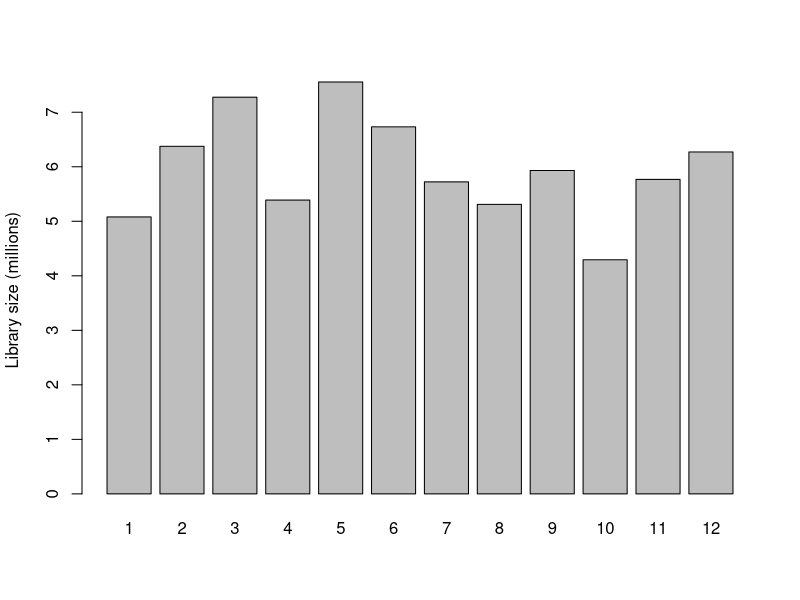
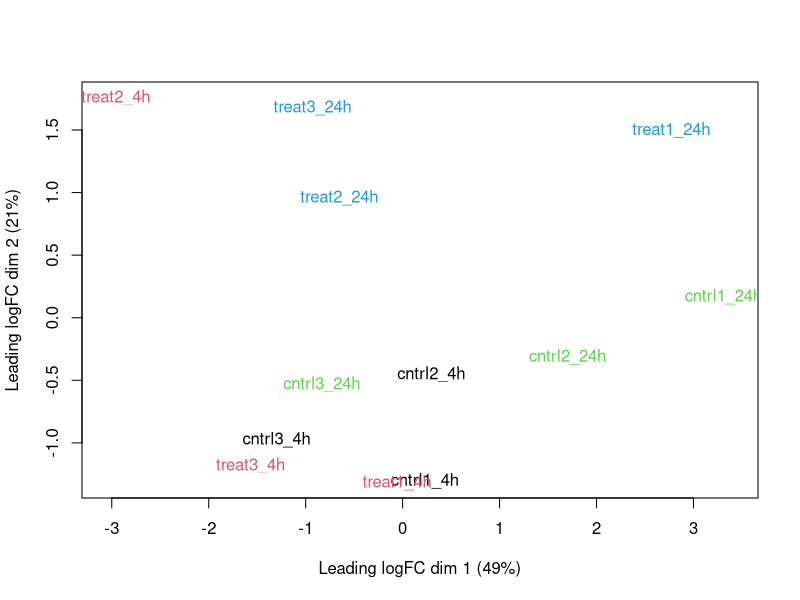
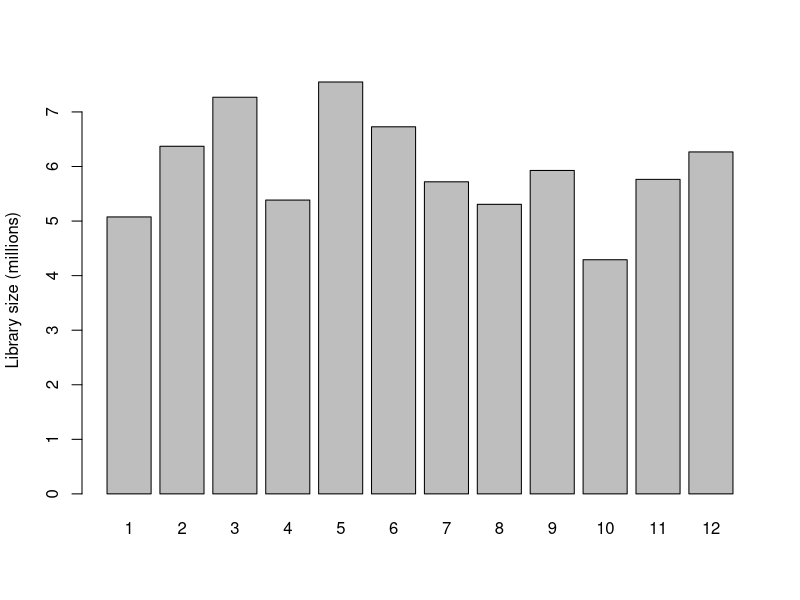
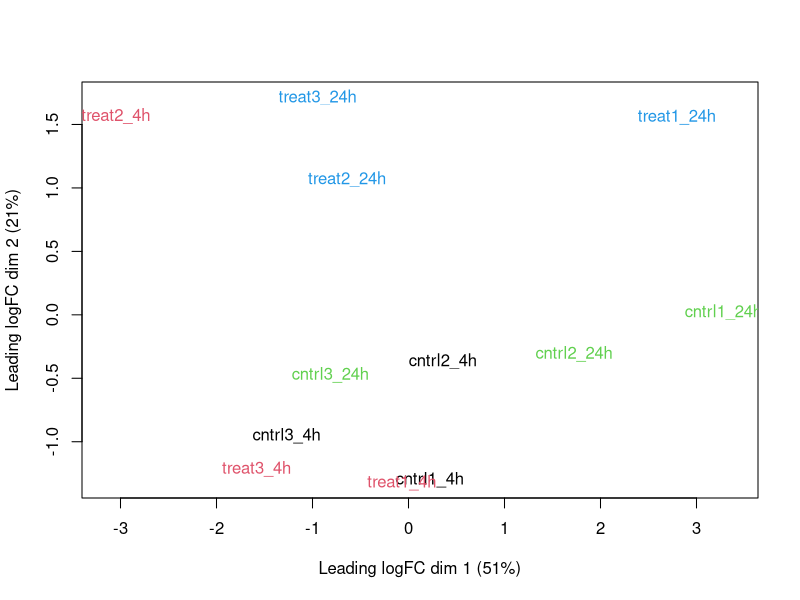
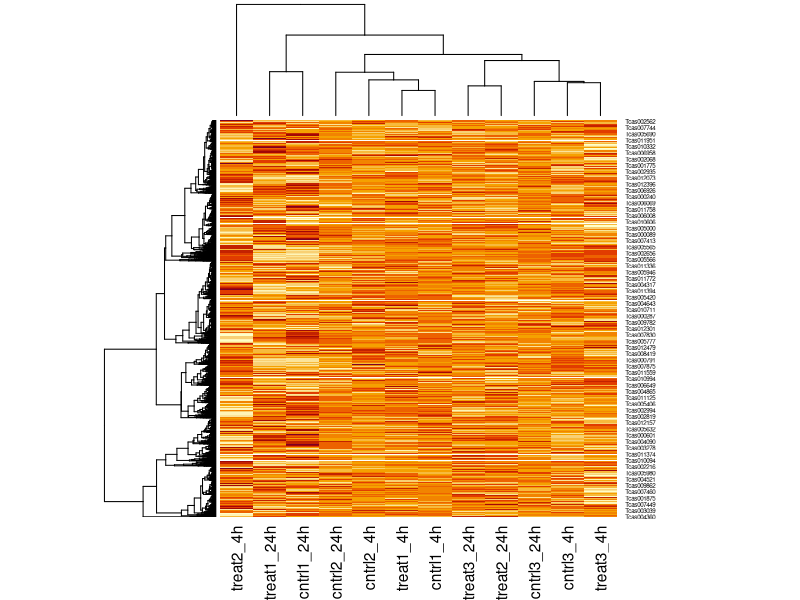
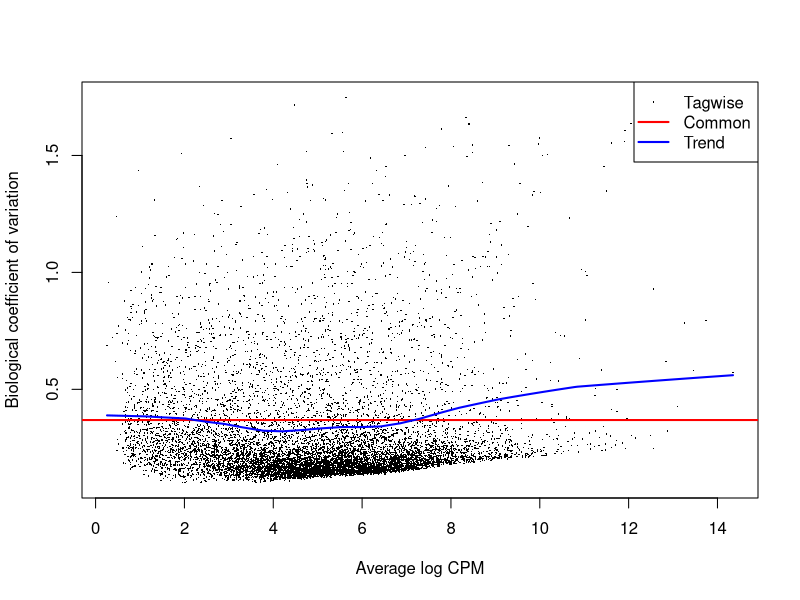
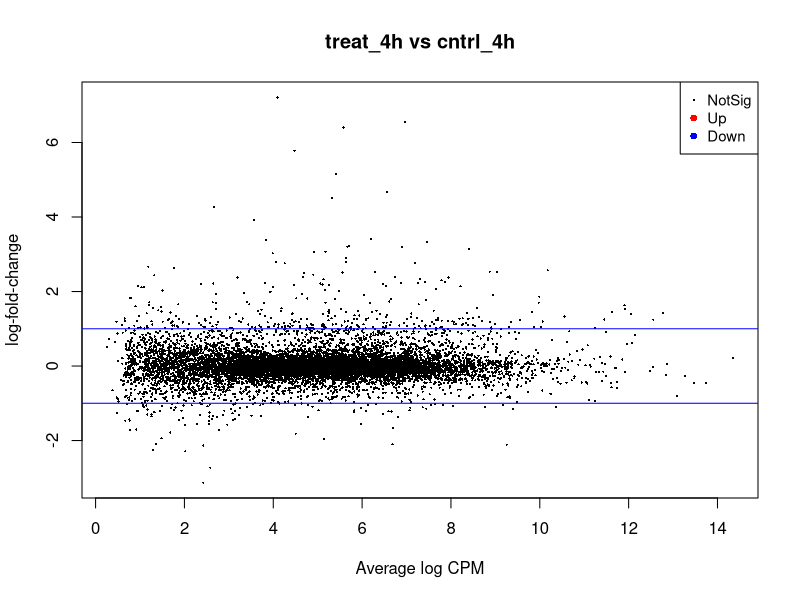
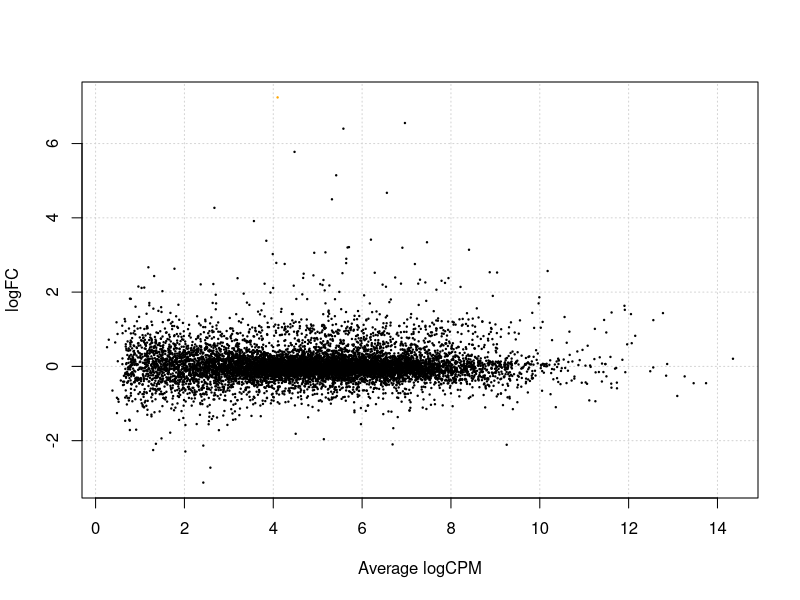

R code for these plots, in order:
# set the working directory
setwd("/YOUR/FILE/PATH/")

# import gene count data
tribolium_counts <- read.csv("TriboliumCounts.csv", row.names="X")

# select a subset of the gene count data
#tribolium_counts[ , 1:6]

#Add grouping factor
group <- factor(c(rep("cntrl_4h",3), rep("treat_4h",3), rep("cntrl_24h",3), rep("treat_24h",3)))

#BiocManager::install("edgeR")

library("edgeR")

#Create DGE list object
list <- DGEList(counts=tribolium_counts,group=group)

#Plot the library sizes before normalization and write to a jpg file
jpeg("exactTest_librarySizes_beforeNorm.jpg")
barplot(list$samples$lib.size*1e-6, names=1:12, ylab="Library size (millions)")
dev.off() 

#Draw a MDS plot to show the relative similarities of the samples
# and to view batch and treatment effects before normalization
jpeg("exactTest_MDS_beforeNorm.jpg")
plotMDS(list, col=rep(1:12, each=3))
dev.off()

#There is no purpose in analysing genes that are not expressed in either 
# experimental condition, so genes are first filtered on expression levels
keep <- filterByExpr(list)
table(keep)
list <- list[keep, , keep.lib.sizes=FALSE]

#Calculate normalized factors
list <- calcNormFactors(list)
normList <- cpm(list, normalized.lib.sizes=TRUE)

#Write the normalized counts to a file
write.table(normList, file="tribolium_normalizedCounts.csv", sep=",", row.names=TRUE)

#View normalization factors
list$samples
dim(list)

#Plot the library sizes after normalization
jpeg("exactTest_librarySizes_afterNorm.jpg")
barplot(list$samples$lib.size*1e-6, names=1:12, ylab="Library size (millions)")
dev.off()

#Draw a MDS plot to show the relative similarities of the samples
# and to view batch and treatment effects after normalization
jpeg("exactTest_MDS_afterNorm.jpg")
plotMDS(list, col=rep(1:12, each=3))
dev.off()

#Calculate the log CPM of the gene count data
logcpm <- cpm(list, log=TRUE)

#Draw a heatmap of individual RNA-seq samples using moderated
# log-counts-per-million after normalization
jpeg("exactTest_logCPM.jpg")
heatmap(logcpm)
dev.off()

#Produce a matrix of pseudo-counts
#Estimate common dispersion and tagwise dispersions
list <- estimateDisp(list)
list$common.dispersion

#View dispersion estimates and biological coefficient of variation
jpeg("exactTest_BCV.jpg")
plotBCV(list)
dev.off()

##############
#Perform an exact test for treat_4h vs ctrl_4h
tested_4h <- exactTest(list, pair=c("cntrl_4h", "treat_4h"))

#Create results table of DE genes
resultsTbl_4h <- topTags(tested_4h, n=nrow(tested_4h$table))$table

#Create a table of DE genes filtered by FDR
resultsTbl_4h.keep <- resultsTbl_4h$FDR <= 0.05
resultsTbl_4h_filtered <- resultsTbl_4h[resultsTbl_4h.keep,]

#Write the results of the exact tests to a csv file
write.table(resultsTbl_4h_filtered, file="exactTest_4h_filtered.csv", sep=",", row.names=TRUE)

#Look at the counts-per-million in individual samples for the top genes
o <- order(tested_4h$table$PValue)
cpm(list)[o[1:10],]

#View the total number of differentially expressed genes at a p-value of 0.05
summary(decideTests(tested_4h))

#Plot log-fold change against log-counts per million, with DE genes highlighted
#The blue lines indicate 2-fold changes
jpeg("exactTest_4h_DE.jpg")
plotMD(tested_4h)
abline(h=c(-1, 1), col="blue")
dev.off()

#Make a mean-difference plot of two libraries of count data with smearing of points
#  with very low counts, especially those that are zero for one of the columns
jpeg("exactTest_4h_smear.jpg")
plotSmear(tested_4h)
dev.off()

##############
#Perform an exact test for treat_24h vs ctrl_24h
tested_24h <- exactTest(list, pair=c("cntrl_24h", "treat_24h"))

#Create a table of DE genes filtered by FDR
resultsTbl_24h <- topTags(tested_24h, n=nrow(tested_24h$table))$table

#Create filtered results table of DE genes
resultsTbl_24h.keep <- resultsTbl_24h$FDR <= 0.05
resultsTbl_24h_filtered <- resultsTbl_24h[resultsTbl_24h.keep,]

#Write the results of the exact tests to a csv file
write.table(resultsTbl_24h_filtered, file="exactTest_24h_filtered.csv", sep=",", row.names=TRUE)

#Look at the counts-per-million in individual samples for the top genes
o <- order(tested_24h$table$PValue)
cpm(list)[o[1:10],]

#View the total number of differentially expressed genes at a p-value of 0.05
summary(decideTests(tested_24h))

#Plot log-fold change against log-counts per million, with DE genes highlighted
#The blue lines indicate 2-fold changes
jpeg("exactTest_24h_DE.jpg")
plotMD(tested_24h)
abline(h=c(-1, 1), col="blue")
dev.off()

#Make a mean-difference plot of two libraries of count data with smearing of points
#  with very low counts, especially those that are zero for one of the columns
jpeg("exactTest_24h_smear.jpg")
plotSmear(tested_24h)
dev.off()

##############
#Perform an exact test for treat_4h vs treat_24h
tested_treat <- exactTest(list, pair=c("treat_24h", "treat_4h"))

#Create a table of DE genes filtered by FDR
resultsTbl_treat <- topTags(tested_treat, n=nrow(tested_treat$table))$table

#Create filtered results table of DE genes
resultsTbl_treat.keep <- resultsTbl_treat$FDR <= 0.05
resultsTbl_treat_filtered <- resultsTbl_treat[resultsTbl_treat.keep,]

#Write the results of the exact tests to a csv file
write.table(resultsTbl_treat_filtered, file="exactTest_treat_filtered.csv", sep=",", row.names=TRUE)

#Look at the counts-per-million in individual samples for the top genes
o <- order(tested_treat$table$PValue)
cpm(list)[o[1:10],]

#View the total number of differentially expressed genes at a p-value of 0.05
summary(decideTests(tested_treat))

#Plot log-fold change against log-counts per million, with DE genes highlighted
#The blue lines indicate 2-fold changes
jpeg("exactTest_treat_DE.jpg")
plotMD(tested_treat)
abline(h=c(-1, 1), col="blue")
dev.off()

#Make a mean-difference plot of two libraries of count data with smearing of points
#  with very low counts, especially those that are zero for one of the columns
jpeg("exactTest_treat_smear.jpg")
plotSmear(tested_treat)
dev.off()

##############
#Perform an exact test for cntrl_4h vs ctrl_24h
tested_cntrl <- exactTest(list, pair=c("cntrl_24h", "cntrl_4h"))

#Create a table of DE genes filtered by FDR
resultsTbl_nctrl <- topTags(tested_cntrl, n=nrow(tested_cntrl$table))$table

#Create filtered results table of DE genes
resultsTbl_ctrl.keep <- resultsTbl_nctrl$FDR <= 0.05
resultsTbl_cntrl_filtered <- resultsTbl_nctrl[resultsTbl_ctrl.keep,]

#Write the results of the exact tests to a csv file
write.table(resultsTbl_cntrl_filtered, file="exactTest_cntrl_filtered.csv", sep=",", row.names=TRUE)

#Look at the counts-per-million in individual samples for the top genes
o <- order(tested_cntrl$table$PValue)
cpm(list)[o[1:10],]

#View the total number of differentially expressed genes at a p-value of 0.05
summary(decideTests(tested_cntrl))

#Plot log-fold change against log-counts per million, with DE genes highlighted
#The blue lines indicate 2-fold changes
jpeg("exactTest_cntrl_DE.jpg")
plotMD(tested_cntrl)
abline(h=c(-1, 1), col="blue")
dev.off()

#Make a mean-difference plot of two libraries of count data with smearing of points
#  with very low counts, especially those that are zero for one of the columns
jpeg("exactTest_cntrl_smear.jpg")
plotSmear(tested_cntrl)
dev.off()
